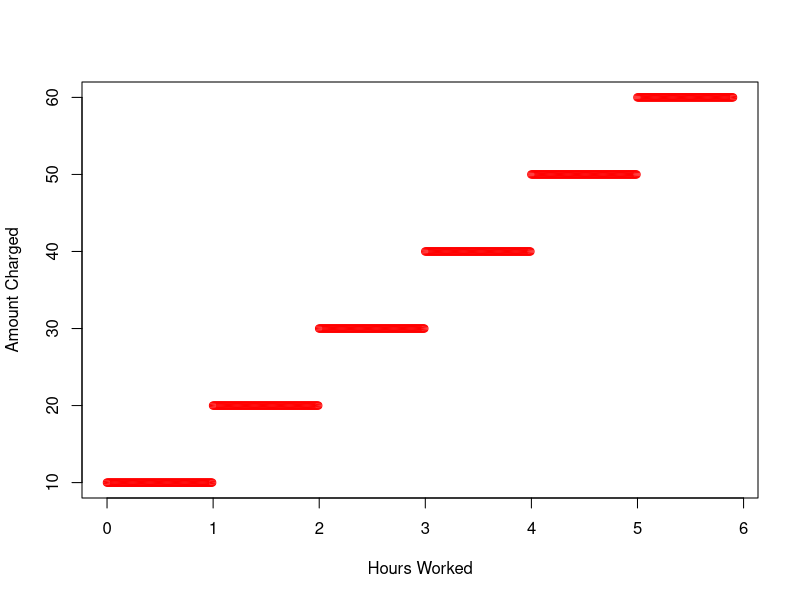

Write R code to recreate this figure.
x = seq(0, 5.9, 0.01)
y = 10 + 10 * floor(x)
plot(x, y, lty=1, lwd=1, col="red", xlab="Hours Worked", ylab="Amount Charged")